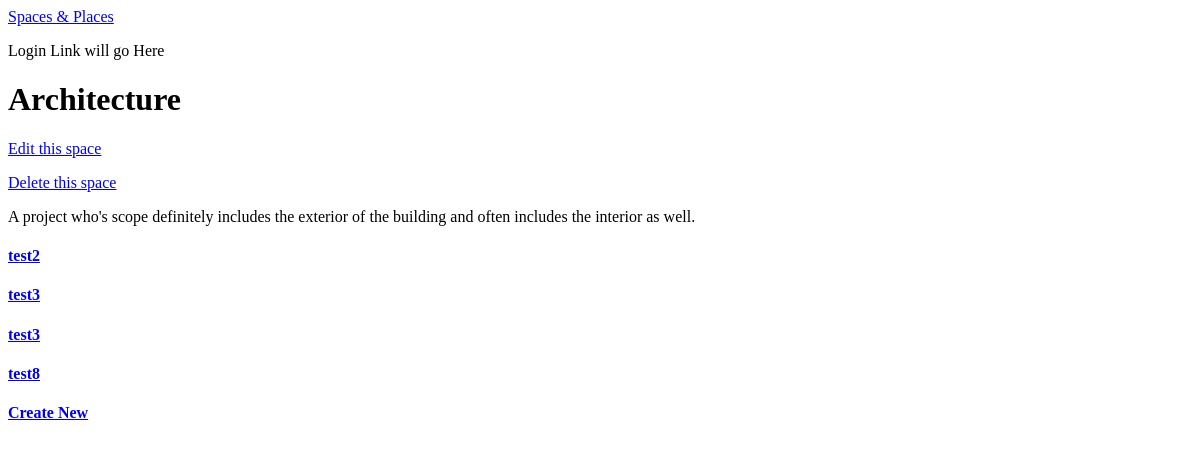
The app's page /spaces/Architecture, older data.
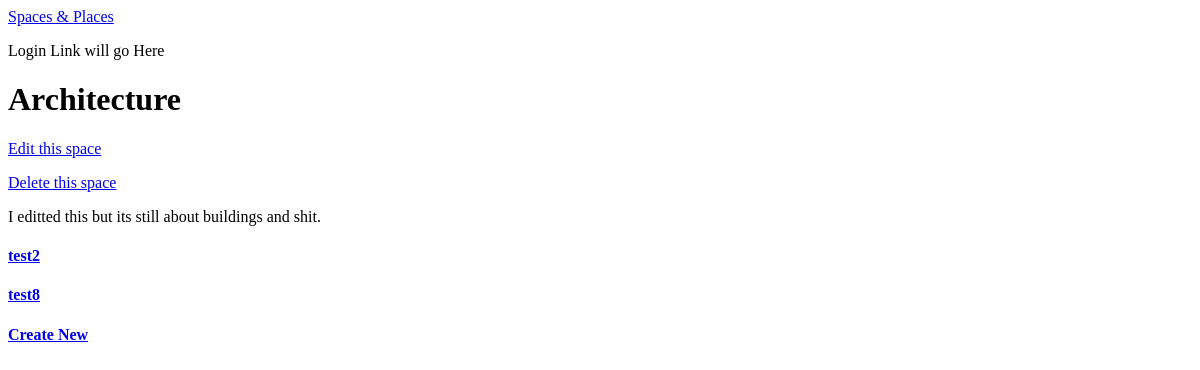
The same page, newer data.
### models.py (models this page shows, shortened)
class SpaceType(Base):
    __tablename__ = 'spacetype'
    name = Column(String(250),
                    nullable = False,
                    unique = True,
                    primary_key = True)
    description = Column(String(1000))
    user_id = Column(Integer, ForeignKey('user.id'))
    user = relationship(User)

class SpaceProject(Base):
    __tablename__ = 'space'
    id = Column(Integer, primary_key = True)
    name = Column(String(250), nullable = False)
    design_team = Column(String(1000))
    year_built = Column(String(8))
    program = Column(String(250))
    space_type = Column(String(250),
                        ForeignKey('spacetype.name'))
    space = relationship(SpaceType)
    user_id = Column(Integer, ForeignKey('user.id'))
    user = relationship(User)

### application.py (the view)
@app.route('/spaces/<string:space_type>')
def spaceTypeView(space_type):
    spaces = session.query(SpaceProject).filter_by(space_type =
                                                    space_type).all()
    spaceType = session.query(SpaceType).filter_by(name = space_type).one()
    return render_template('spacetype_specific.html',
                            spaces = spaces,
                            spaceType = spaceType)

### templates/spacetype_specific.html (shortened to what this page needs)
{% extends "main.html" %}
{% block content %}
{% include "header.html" %}
<div>
	<h1>{{ spaceType.name }}</h1>
	<a href="{{url_for('editSpaceType', space_type = spaceType.name)}}">
		<p>Edit this space</p>
	</a>
	<a href="{{url_for('deleteSpaceType', space_type = spaceType.name)}}">
		<p>Delete this space</p>
	</a>
	<p>{{ spaceType.description }}</p>
</div>
<div>
  {% if spaces %}
    {% for space in spaces %}
    <a href="{{url_for('spaceProjectView', space_type = space.space_type,
                        space_id = space.id)}}">
      <h4>{{ space.name }}</h4>
    </a>
    {% endfor %}
  {% else %}
    <h4>No projects are currently available. Create one below.</h4>
  {% endif %}
  <a href="{{url_for('createSpaceProject', space_type = spaceType.name)}}">
    <h4>Create New</h4>
  </a>
</div>
{% endblock %}

Row changes from the older to the newer data that the page shows:
removed SpaceProject: name "test3"
removed SpaceProject: name "test3"
changed SpaceType "Architecture": description "A project who's scope definitely includes the exterior of the building and often includes the interior as well." → "I editted this but its still about buildings and shit."
